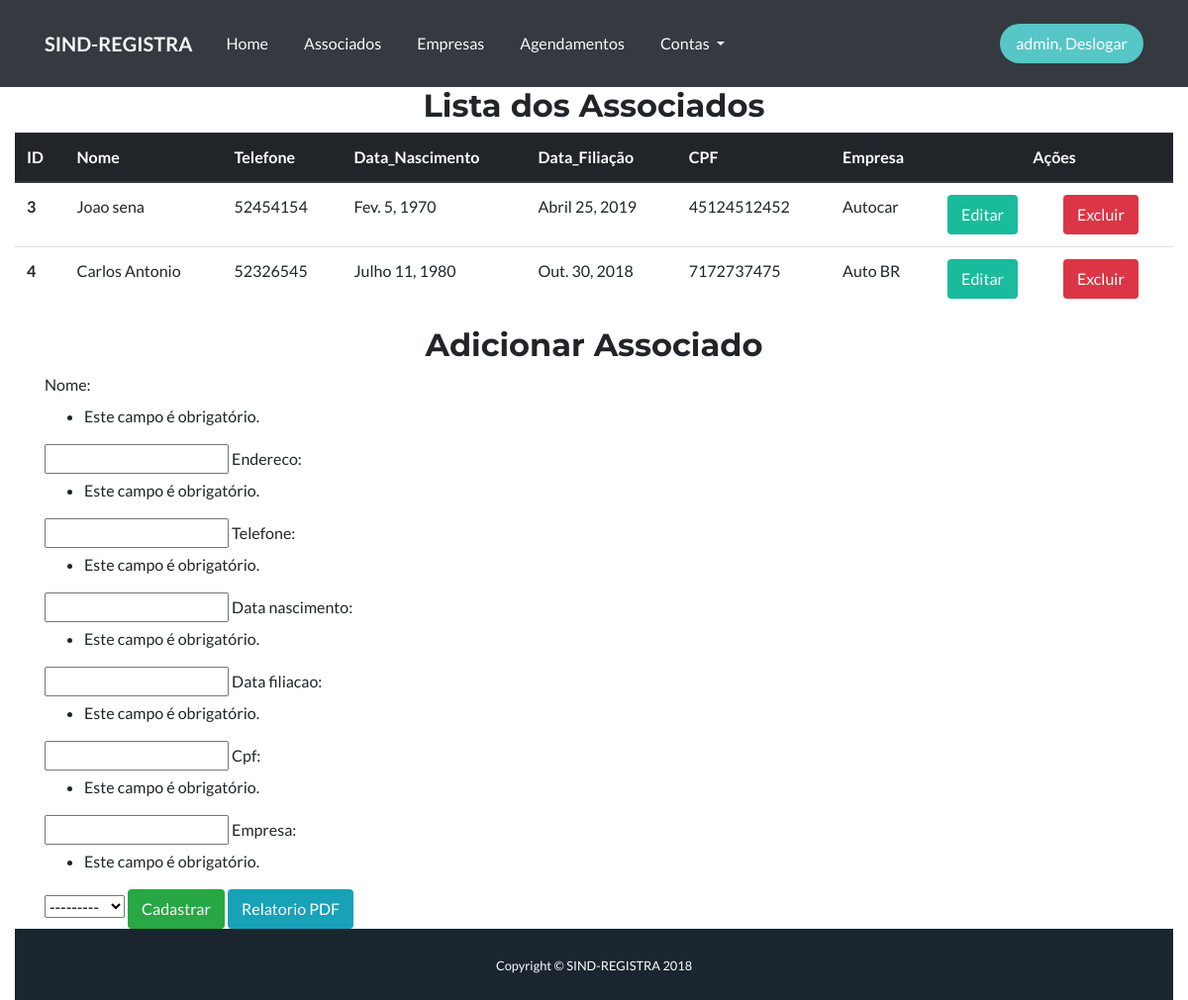
The page /associados/ (signed in) on the database its author committed.
### core/models.py (models this page shows, shortened)
class Associado(models.Model):
    nome = models.CharField(max_length=100)
    endereco = models.CharField(max_length=100)
    telefone = models.CharField(max_length=12)
    data_nascimento = models.DateField()
    data_filiacao = models.DateField()
    cpf = models.CharField(max_length=15)
    empresa = models.ForeignKey(Empresa, on_delete=models.CASCADE)

class Empresa(models.Model):
    nome = models.CharField(max_length=100)
    endereco= models.CharField(max_length=100)
    telefone = models.CharField(max_length=12)
    cnpj = models.CharField(max_length=15)
    email = models.CharField(max_length=30)
    def __str__(self):
        return self.nome

### core/views.py (the view)
# urls.py: path('associados/',lista_associados, name = 'core_lista_associados'),
@login_required
def lista_associados(request):
    associados = Associado.objects.all()
    form = AssociadoForm(request.POST)
    return render(request, 'core/lista_associados.html', {'associados': associados, 'form': form})

### core/forms.py
class AssociadoForm(ModelForm):
  class Meta:
    model = Associado
    fields = "__all__"

### core/templates/core/lista_associados.html (shortened to what this page needs)
{% extends 'base.html' %}
{% load bootstrap %}
{% block conteudo %}
        <div class="col-md-auto">
         <div class="table-responsive">
                        <table class="table">
                                        <h2 class="text-center">Lista dos Associados</h2>
                                 <thead class="thead-dark">
                                         <tr>
                                            <th scope="col">ID</th>
                                            <th scope="col">Nome</th>
                                            <th scope="col">Telefone</th>
                                            <th scope="col">Data_Nascimento</th>
                                          <th scope="col">Data_Filiação</th>
                                            <th scope="col">CPF</th>
                                            <th scope="col">Empresa</th>
                                            <th colspan = '2' style="text-align:center" scope="col">Ações</th>
                                          </tr>
                                 </thead>
                                        <tbody>
                                                {% for associado in associados %}
                                          <tr>
                                            <th scope="row">{{associado.id}}</th>
                                            <td>{{associado.nome}}</td>
                                            <td>{{associado.telefone}}</td>
                                            <td>{{associado.data_nascimento}}</td>
                                            <td>{{associado.data_filiacao}}</td>
                                            <td>{{associado.cpf}}</td>
                                            <td>{{associado.empresa}}</td>
                                            <td><a href="{% url 'core_associado_update' associado.id %}" class="btn btn-primary">Editar</td>
                                            <td><a href="{% url 'core_associado_delete' associado.id %}" class="btn btn-danger">Excluir</td>
                                          </tr>
                                            {% endfor %}
                                        </tbody>
                          </table>
                          <div class="container">
                          <div class="row justify-content-md-center">
                <div class="col-md-auto">
                        <h2 class="text-center">Adicionar Associado</h2>
                </div>
</div>
                     <form action="{% url 'core_associado_novo' %}" method="POST">
                          {{form|bootstrap }}
                         <button type="submit" class="btn btn-success">Cadastrar</button>
                         <a class="btn btn-info" href="{% url 'relatorio_associados' %}">Relatorio PDF</a>
          </form>
        </div>
<!DOCTYPE html>
<html lang="pt-br">
<head>
</head>
<body>
             </div>
          </body>
          {% endblock conteudo %}

### templates/base.html (shortened to what this page needs)
{% load staticfiles %}
<!DOCTYPE html>
<html>
<head>
    <link rel="stylesheet" href="{% static 'bootstrap/css/bootstrap.min.css' %}">
    <link rel="stylesheet" href="{% static 'font-awesome.min.css' %}">
    <link rel="stylesheet" href="{% static 'css/Navigation-with-Button.css' %}">
</head>
<body id="page-top">
    <div>
        <nav class="navbar navbar-light navbar-expand-md bg-dark navigation-clean-button">
            <div class="container"><a class="navbar-brand text-light" href="/">SIND-REGISTRA</a>
                <div
                    class="collapse navbar-collapse" id="navcol-1">
                    <ul class="nav navbar-nav mr-auto">
                        <li class="nav-item" role="presentation"><a class="nav-link active text-light" href=" ">Home</a></li>
                        <li class="nav-item" role="presentation"><a class="nav-link text-light" href="{% url 'core_lista_associados' %}">Associados</a></li>
                        <li class="nav-item" role="presentation"><a class="nav-link text-light" href="{% url 'core_lista_empresas' %}">Empresas</a></li>
                        <li class="nav-item" role="presentation"><a class="nav-link text-light" href="{% url 'core_lista_agendamento' %}">Agendamentos</a></li>
                        <li class="dropdown nav-item"><a class="dropdown-toggle nav-link text-light" data-toggle="dropdown" aria-expanded="false" href="#">Contas </a>
                        </li>
                    </ul>{% if user.is_authenticated %}<span class="navbar-text actions"> <a class="btn btn-light action-button" role="button" href="{% url 'logout'%}">{{ user }}, Deslogar </a></span>{% endif %}</div>
    </div>
    </nav>
    </div>
    {% block conteudo %}{% endblock conteudo %}
    <div class="copyright py-4 text-center text-white">
        <div class="container"><small>Copyright © SIND-REGISTRA 2018</small></div>
    </div>
</body>
</html>

### static/css/Navigation-with-Button.css (style rules this page uses)
.navigation-clean-button { background: #fff; padding-top: .75rem; padding-bottom: .75rem; color: #333; border-radius: 0; box-shadow: none; border: none; margin-bottom: 0; }
@media (min-width:768px) { .navigation-clean-button { padding-top: 1rem; padding-bottom: 1rem; } }
.navigation-clean-button .navbar-brand { font-weight: bold; color: inherit; }
.navigation-clean-button .navbar-collapse, .navigation-clean-button .form-inline { border-top-color: #ddd; }
.navigation-clean-button .navbar-nav a.active, .navigation-clean-button .navbar-nav > .show > a { background: none; box-shadow: none; }
.navigation-clean-button.navbar-light .navbar-nav a.active, .navigation-clean-button.navbar-light .navbar-nav a.active:focus, .navigation-clean-button.navbar-light .navbar-nav a.active:hover { color: #8f8f8f; box-shadow: none; background: none; pointer-events: none; }
.navigation-clean-button.navbar .navbar-nav .nav-link { padding-left: 18px; padding-right: 18px; }
.navigation-clean-button.navbar-light .navbar-nav .nav-link { color: #465765; }
.navigation-clean-button .navbar-text .action-button, .navigation-clean-button .navbar-text .action-button:active, .navigation-clean-button .navbar-text .action-button:hover { background: #56c6c6; border-radius: 20px; font-size: inherit; color: #fff; box-shadow: none; border: none; text-shadow: none; padding: .5rem 1rem; transition: background-color 0.25s; font-size: inherit; }

### rows shown on the page
Associado: id "3", nome "Joao sena", telefone "52454154", data_nascimento "Fev. 5, 1970", data_filiacao "Abril 25, 2019", cpf "45124512452", empresa "Autocar"
Associado: id "4", nome "Carlos Antonio", telefone "52326545", data_nascimento "Julho 11, 1980", data_filiacao "Out. 30, 2018", cpf "7172737475", empresa "Auto BR"

### other values the page prints
{{ user }} "admin"
